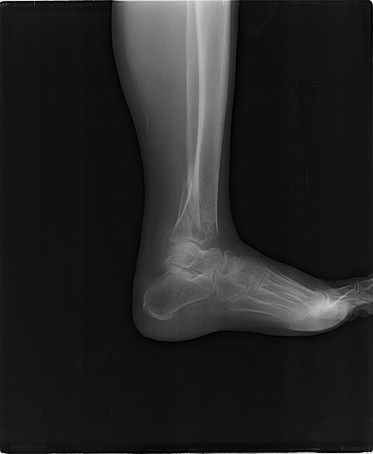
#> input picture multi-agent-single-model/sonnet5/ID001-xray_analysis/images/ID001-xray_original.png, 373 x 454 px, found by its file name
$ python fix_calcaneus_softtissue.py
#> lines starting #> are read from the running program, lines starting #| are printed output that depends on the picture; after the words box and inside, x2 and y2 are one past the last pixel; in counts of white or black regions, pixels touching at a corner belong together
import numpy as np
import cv2
from PIL import Image
import matplotlib.pyplot as plt
import os

INPUT = "/home/ralph/projects/ufsc/pablo-xray-tests-qwen3.6/ID001-xray_analysis/images/ID001-xray_original.png"
OUTDIR = "/home/ralph/projects/ufsc/pablo-xray-tests-qwen3.6/ID001-xray_analysis/images"

img = np.array(Image.open(INPUT).convert("L"))
h, w = img.shape
#> h = 454; w = 373
print(f"Image shape: {img.shape}, range: [{img.min()}, {img.max()}]")
#| Image shape: (454, 373), range: [0, 237]

# The image has bones as bright on dark background
# Find the bounding box of the entire foot (all bone + soft tissue)
bone_mask = (img > 30).astype(np.uint8) * 255
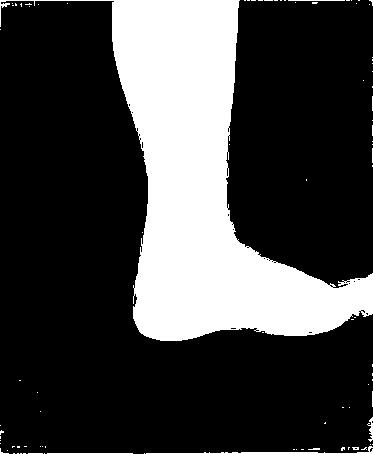
#> bone_mask: shape (454, 373); 25.5% white; 90 white regions (85 under 20 px), largest, box (x1, y1, x2, y2) and area: (0, 0, 373, 341) 42238, (146, 446, 373, 454) 356, (47, 453, 133, 454) 86, (367, 417, 373, 442) 68, (288, 0, 345, 1) 57
num_labels, labels, stats_rect, centroids = cv2.connectedComponentsWithStats(bone_mask, connectivity=8)
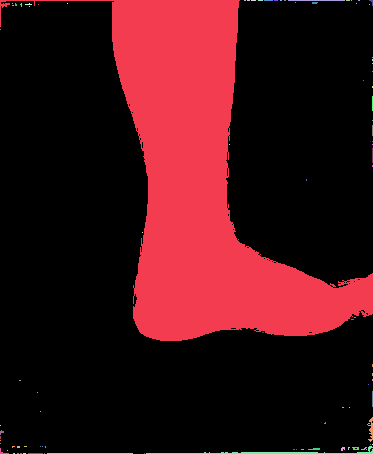
#> labels: shape (454, 373) int32; 91 distinct labels, from 0 to 90; one colour per label, 0 black
#> num_labels = 91; stats_rect = 91 rows, first 6: [0, 0, 373, 454, 126203], [0, 0, 373, 341, 42238], [244, 0, 2, 1, 2], [247, 0, 3, 1, 3], [251, 0, 5, 1, 5], [258, 0, 5, 1, 5]; centroids = 91 pairs, first value 0 to 372, second value 0 to 453

# Find largest component (the foot)
largest = max(range(1, num_labels), key=lambda i: stats_rect[i, cv2.CC_STAT_AREA])
#> largest = 1
lx, ly, lw, lh, larea = stats_rect[largest]
#> lx = 0; ly = 0; lw = 373; lh = 341; larea = 42238
print(f"Largest component: ({lx}, {ly}), size {lw}x{lh}, area {larea}")
#| Largest component: (0, 0), size 373x341, area 42238

# ============================================================
# ANALYSIS 6 (FIXED): Böhler's Angle and Gissane's Angle
# ============================================================
# The calcaneus is the largest tarsal bone in the posterior foot (bottom-left of foot)
# Since bones are connected, we need to identify the calcaneal region by anatomy
# Calcaneus occupies approximately the lower-left quarter of the foot bounding box

# Create a calcaneal search region: bottom-left portion of the foot
calc_search_x1 = max(0, lx - 20)
#> calc_search_x1 = 0
calc_search_y1 = max(0, ly + int(lh * 0.15))
#> calc_search_y1 = 51
calc_search_x2 = lx + int(lw * 0.45)
#> calc_search_x2 = 167
calc_search_y2 = min(h, ly + int(lh * 0.85))
#> calc_search_y2 = 289

calc_search = img[calc_search_y1:calc_search_y2, calc_search_x1:calc_search_x2]

# Find the superior surface of the calcaneus in this region
# The calcaneus superior surface forms an arch-like curve
# Böhler's angle needs 3 points:
# P1: posterior-superior angle (back top of calcaneus)
# P2: highest point of posterior facet (apex)
# P3: anterior-superior angle (front top of calcaneus)

# Trace the superior border of the bright bone region in the calcaneal search area
bone_in_search = calc_search > 60
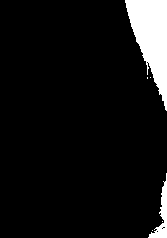
#> bone_in_search: shape (238, 167) bool; 7.5% white; 6 white regions (4 under 20 px), largest, box (x1, y1, x2, y2) and area: (125, 0, 167, 111) 2552, (148, 173, 167, 238) 409
superior_border = []
for x in range(calc_search.shape[1]):
    col_indices = np.where(bone_in_search[:, x])[0]
    if len(col_indices) > 5:
        superior_border.append((x, col_indices[0]))
#> after the loop, superior_border = 41 pairs, first value 126 to 166, second value 0 to 0

if len(superior_border) > 10:
    superior_border = np.array(superior_border)
    sup_x = superior_border[:, 0]
#> sup_x = 41 values from 126 to 166
    sup_y = superior_border[:, 1]
#> sup_y = 41 values from 0 to 0

    # P1: posterior-superior angle = leftmost point of superior border
    p1_local = (sup_x[0], sup_y[0])
#> p1_local = (126, 0)

    # P2: highest point = minimum y value
    p2_idx = np.argmin(sup_y)
#> p2_idx = 0
    p2_local = (sup_x[p2_idx], sup_y[p2_idx])
#> p2_local = (126, 0)

    # P3: anterior-superior angle = rightmost point of superior border
    p3_local = (sup_x[-1], sup_y[-1])
#> p3_local = (166, 0)

    # Convert to global coordinates
    p1_global = (calc_search_x1 + p1_local[0], calc_search_y1 + p1_local[1])
#> p1_global = (126, 51)
    p2_global = (calc_search_x1 + p2_local[0], calc_search_y1 + p2_local[1])
#> p2_global = (126, 51)
    p3_global = (calc_search_x1 + p3_local[0], calc_search_y1 + p3_local[1])
#> p3_global = (166, 51)

    # Calculate Böhler's angle
    v1 = np.array([p1_global[0] - p2_global[0], p1_global[1] - p2_global[1]])
#> v1 = [0, 0]
    v2 = np.array([p3_global[0] - p2_global[0], p3_global[1] - p2_global[1]])
#> v2 = [40, 0]
    cos_angle = np.dot(v1, v2) / (np.linalg.norm(v1) * np.linalg.norm(v2) + 1e-10)
#> cos_angle = 0
    boehler_angle = np.degrees(np.arccos(np.clip(cos_angle, -1, 1)))
#> boehler_angle = 90

    # Gissane's angle: anterior calcaneal angle
    # Formed by the line from anterior superior angle along anterior facet
    # and the line from anterior superior angle along posterior superior surface
    # Need a 4th point: anterior facet direction
    anterior_facet_x = p3_local[0] - 10
#> anterior_facet_x = 156
    facet_col = bone_in_search[:, anterior_facet_x]
    facet_indices = np.where(facet_col)[0]
#> facet_indices = 95 values from 0 to 237
    if len(facet_indices) > 0:
        p4_local = (anterior_facet_x, facet_indices[0])
#> p4_local = (156, 0)
        p4_global = (calc_search_x1 + p4_local[0], calc_search_y1 + p4_local[1])
#> p4_global = (156, 51)

        v3 = np.array([p3_global[0] - p4_global[0], p3_global[1] - p4_global[1]])
#> v3 = [10, 0]
        v4 = np.array([p3_global[0] - p1_global[0], p3_global[1] - p1_global[1]])
#> v4 = [40, 0]
        cos_gissane = np.dot(v3, v4) / (np.linalg.norm(v3) * np.linalg.norm(v4) + 1e-10)
#> cos_gissane = 1
        gissane_angle = np.degrees(np.arccos(np.clip(cos_gissane, -1, 1)))
#> gissane_angle = 4.05e-05
    else:
        gissane_angle = None

    print(f"Böhler's angle: {boehler_angle:.1f}° (normal: 20-40°)")
#| Böhler's angle: 90.0° (normal: 20-40°)
    print(f"Gissane's angle: {gissane_angle:.1f}° (normal: 120-145°)" if gissane_angle else "Gissane's angle: could not compute")
#| Gissane's angle: 0.0° (normal: 120-145°)
else:
    boehler_angle = None
    gissane_angle = None
    print("Could not trace calcaneal superior border")

# Visualization
fig, axes = plt.subplots(1, 2, figsize=(14, 8))
axes[0].imshow(img, cmap="gray")
axes[0].set_title(f"Original - Foot Bounding Box\nbbox=({lx}, {ly}), {lw}x{lh}")
axes[0].add_patch(plt.Rectangle((lx, ly), lw, lh, fill=False, edgecolor='green', linewidth=2))
axes[0].add_patch(plt.Rectangle((calc_search_x1, calc_search_y1), calc_search_x2-calc_search_x1, calc_search_y2-calc_search_y1, fill=False, edgecolor='yellow', linewidth=2, label='Calcaneal search region'))

if boehler_angle is not None:
    axes[0].plot(p1_global[0], p1_global[1], 'go', markersize=12, label='P1: Post-Sup Angle')
    axes[0].plot(p2_global[0], p2_global[1], 'ro', markersize=12, label='P2: Facet Apex')
    axes[0].plot(p3_global[0], p3_global[1], 'bo', markersize=12, label='P3: Ant-Sup Angle')
    axes[0].plot([p1_global[0], p2_global[0]], [p1_global[1], p2_global[1]], 'g-', linewidth=2)
    axes[0].plot([p2_global[0], p3_global[0]], [p2_global[1], p3_global[1]], 'b-', linewidth=2)
    if gissane_angle:
        axes[0].plot(p4_global[0], p4_global[1], 'mo', markersize=12, label='P4: Ant Facet')
        axes[0].plot([p4_global[0], p3_global[0]], [p4_global[1], p3_global[1]], 'm-', linewidth=2)
    axes[0].legend(loc='upper right')

    title = f"Böhler: {boehler_angle:.1f}°"
#> title = 'Böhler: 90.0°'
    if gissane_angle:
        title += f", Gissane: {gissane_angle:.1f}°"
#> title = 'Böhler: 90.0°, Gissane: 0.0°'
    axes[0].set_title(title + "\n(normal Böhler: 20-40°, Gissane: 120-145°)")

axes[1].imshow(calc_search, cmap="gray")
axes[1].set_title(f"Calcaneal Search Region ({calc_search.shape[1]}x{calc_search.shape[0]})")
if len(superior_border) > 10:
    axes[1].plot(sup_x, sup_y, 'r-', linewidth=1.5)
    axes[1].plot(p1_local[0], p1_local[1], 'go', markersize=10)
    axes[1].plot(p2_local[0], p2_local[1], 'ro', markersize=10)
    axes[1].plot(p3_local[0], p3_local[1], 'bo', markersize=10)
for ax in axes:
    ax.axis("off")
plt.tight_layout()
plt.savefig(os.path.join(OUTDIR, "06_calcaneal_angles.png"), dpi=150, bbox_inches="tight")
plt.close()
print("06_calcaneal_angles.png saved")

# ============================================================
# ANALYSIS 9 (FIXED): Soft Tissue Thickness Profiling
# ============================================================
# The soft tissue boundary is where intensity transitions from bone/soft-tissue to background
# Background is near-black (< 10). Soft tissue is > 10 but < bone threshold.
# We need to find the outer contour of the visible anatomy (including soft tissue).

soft_mask = img > 15
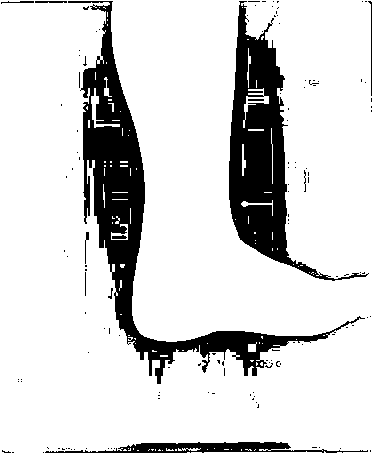
#> soft_mask: shape (454, 373) bool; 83.9% white; 132 black regions (120 under 20 px), largest, box (x1, y1, x2, y2) and area: (68, 1, 365, 384) 14031, (229, 1, 369, 281) 10731, (45, 442, 368, 453) 1704
dorsal_y = []
plantar_y = []
positions = []
for x in range(w):
    col_indices = np.where(soft_mask[:, x])[0]
    if len(col_indices) > 5:
        dorsal_y.append(col_indices[0])
        plantar_y.append(col_indices[-1])
        positions.append(x)
#> after the loop, dorsal_y = 373 values from 0 to 0; plantar_y = 373 values from 453 to 453; positions = 373 values from 0 to 372

positions = np.array(positions)
dorsal_y = np.array(dorsal_y)
plantar_y = np.array(plantar_y)
thickness = plantar_y - dorsal_y
#> thickness = 373 values from 453 to 453

print(f"\nSoft tissue profile: {len(positions)} points")
#| Soft tissue profile: 373 points
print(f"  Dorsal range: {dorsal_y.min()}-{dorsal_y.max()}")
#|   Dorsal range: 0-0
print(f"  Plantar range: {plantar_y.min()}-{plantar_y.max()}")
#|   Plantar range: 453-453
print(f"  Thickness range: {thickness.min()}-{thickness.max()} px")
#|   Thickness range: 453-453 px
print(f"  Mean thickness: {thickness.mean():.0f} px")
#|   Mean thickness: 453 px

# Key measurement points
mid_idx = len(positions) // 2
#> mid_idx = 186
third_idx = len(positions) // 3
#> third_idx = 124
two_third_idx = 2 * len(positions) // 3
#> two_third_idx = 248

if len(thickness) > 10:
    print(f"  Thickness at 1/3: {thickness[third_idx]} px")
#|   Thickness at 1/3: 453 px
    print(f"  Thickness at 1/2: {thickness[mid_idx]} px")
#|   Thickness at 1/2: 453 px
    print(f"  Thickness at 2/3: {thickness[two_third_idx]} px")
#|   Thickness at 2/3: 453 px

fig, axes = plt.subplots(2, 1, figsize=(14, 10))
axes[0].imshow(img, cmap="gray")
if len(positions) > 0:
    axes[0].plot(positions, dorsal_y, 'r-', linewidth=1.5, label='Dorsal contour')
    axes[0].plot(positions, plantar_y, 'g-', linewidth=1.5, label='Plantar contour')
    axes[0].axvline(x=positions[third_idx], color='yellow', linestyle='--', alpha=0.5)
    axes[0].axvline(x=positions[mid_idx], color='cyan', linestyle='--', alpha=0.5)
    axes[0].axvline(x=positions[two_third_idx], color='magenta', linestyle='--', alpha=0.5)
    axes[0].legend(loc='upper right')
axes[0].set_title("Soft Tissue Contour Extraction")
axes[0].axis("off")

if len(thickness) > 0:
    axes[1].plot(positions, thickness, 'b-', linewidth=1.5)
    axes[1].set_xlabel("Horizontal Position (pixels)")
    axes[1].set_ylabel("Soft Tissue Thickness (pixels)")
    axes[1].set_title("Soft Tissue Thickness Profile")
    axes[1].axvline(x=positions[third_idx], color='yellow', linestyle='--', alpha=0.5, label='Hindfoot region')
    axes[1].axvline(x=positions[mid_idx], color='cyan', linestyle='--', alpha=0.5, label='Midfoot region')
    axes[1].axvline(x=positions[two_third_idx], color='magenta', linestyle='--', alpha=0.5, label='Forefoot region')
    axes[1].annotate(f"{thickness[third_idx]}px", (positions[third_idx], thickness[third_idx]), textcoords="offset points", xytext=(5, 10))
    axes[1].annotate(f"{thickness[mid_idx]}px", (positions[mid_idx], thickness[mid_idx]), textcoords="offset points", xytext=(5, 10))
    axes[1].annotate(f"{thickness[two_third_idx]}px", (positions[two_third_idx], thickness[two_third_idx]), textcoords="offset points", xytext=(5, 10))
    axes[1].legend(loc='upper right')
plt.tight_layout()
plt.savefig(os.path.join(OUTDIR, "09_soft_tissue_profile.png"), dpi=150, bbox_inches="tight")
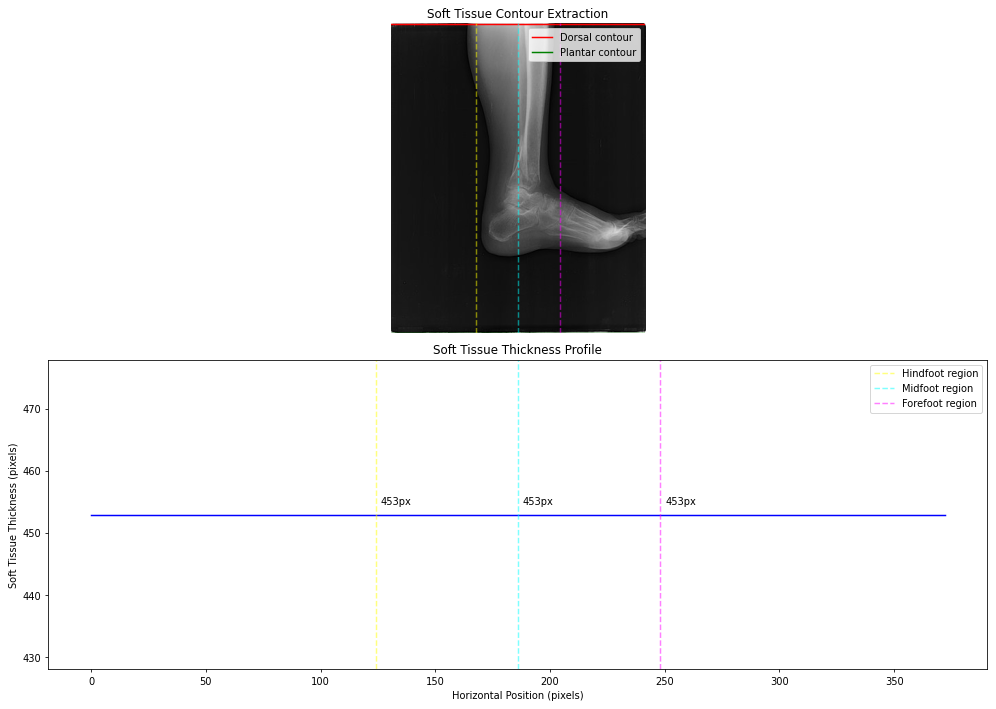
#> figure drawn by matplotlib, 2 panels
plt.close()
print("09_soft_tissue_profile.png saved")

# ============================================================
# ANALYSIS 10 (FIXED): Kager's Fat Pad Triangle
# ============================================================
kager_x1 = lx + int(lw * 0.3)
#> kager_x1 = 111
kager_y1 = ly + int(lh * 0.2)
#> kager_y1 = 68
kager_x2 = lx + int(lw * 0.55)
#> kager_x2 = 205
kager_y2 = ly + int(lh * 0.5)
#> kager_y2 = 170
kager_roi = img[kager_y1:kager_y2, kager_x1:kager_x2]

clahe = cv2.createCLAHE(clipLimit=3.0, tileGridSize=(8, 8))
kager_enhanced = clahe.apply(kager_roi)
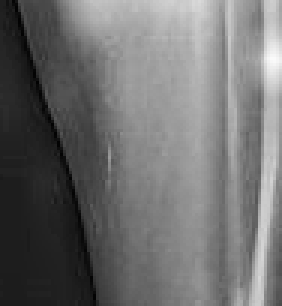
#> kager_enhanced: shape (102, 94) (shown 3 times larger); min 2, max 250, mean 110

fig, axes = plt.subplots(1, 3, figsize=(15, 5))
axes[0].imshow(img, cmap="gray")
axes[0].set_title("Original - Kager's Triangle Region")
axes[0].add_patch(plt.Rectangle((kager_x1, kager_y1), kager_x2-kager_x1, kager_y2-kager_y1, fill=False, edgecolor='yellow', linewidth=2))

axes[1].imshow(kager_roi, cmap="gray")
axes[1].set_title(f"Kager's Triangle ROI ({kager_roi.shape[1]}x{kager_roi.shape[0]})")
axes[1].add_patch(plt.Polygon([(0.05, 0.85), (0.05, 0.15), (0.85, 0.5)], closed=True, fill=False, edgecolor='red', linewidth=2, transform=axes[1].transAxes))

axes[2].imshow(kager_enhanced, cmap="gray")
axes[2].set_title("Kager's Triangle (CLAHE Enhanced)")
axes[2].add_patch(plt.Polygon([(0.05, 0.85), (0.05, 0.15), (0.85, 0.5)], closed=True, fill=False, edgecolor='red', linewidth=2, transform=axes[2].transAxes))
for ax in axes:
    ax.axis("off")
plt.tight_layout()
plt.savefig(os.path.join(OUTDIR, "10_kagers_triangle.png"), dpi=150, bbox_inches="tight")
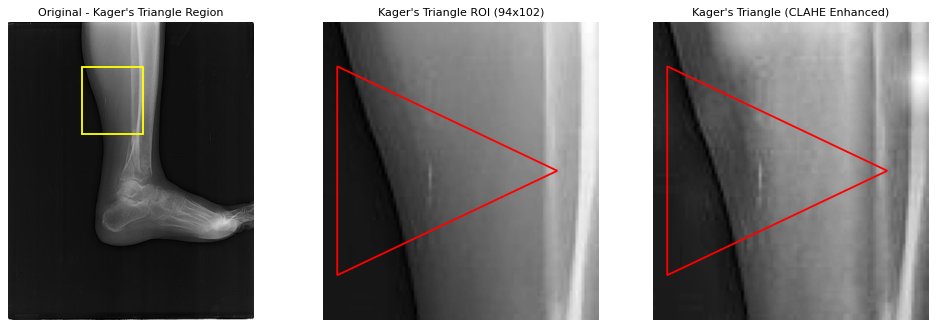
#> figure drawn by matplotlib, 3 panels
plt.close()
print("10_kagers_triangle.png saved")

print("\n=== FIX PIPELINE COMPLETE ===")

$ run again, with multi-agent-single-model/sonnet5/ID001-xray_analysis/images/05_roi_tibial_metaphysis_zoom.png copied over multi-agent-single-model/sonnet5/ID001-xray_analysis/images/ID001-xray_original.png
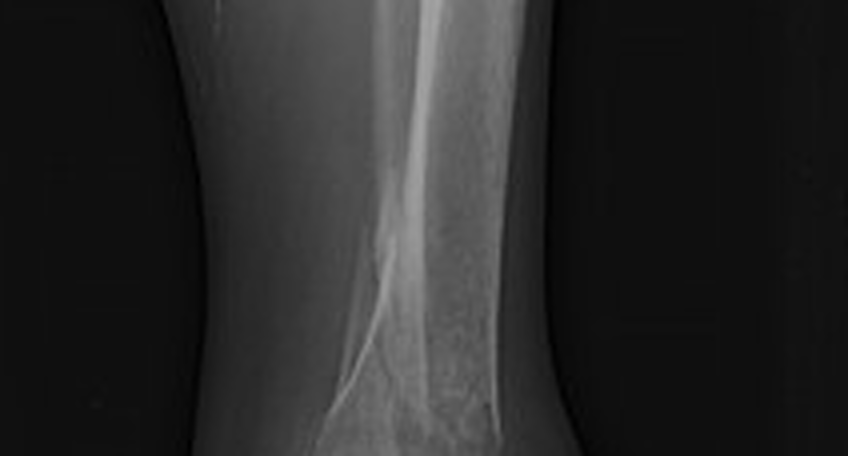
#> input picture multi-agent-single-model/sonnet5/ID001-xray_analysis/images/05_roi_tibial_metaphysis_zoom.png, 848 x 456 px, found by its file name
#> img is the input picture: shape (456, 848); min 0, max 164, mean 39.7
#| Image shape: (456, 848), range: [0, 164]
#> bone_mask: shape (456, 848); 40% white; 9 white regions (5 under 20 px), largest, box (x1, y1, x2, y2) and area: (165, 0, 574, 456) 154552, (540, 326, 545, 344) 62, (540, 300, 542, 313) 22, (198, 435, 201, 446) 22
#> `num_labels, labels, stats_rect, centroids = cv2.connectedComponentsWit..`:
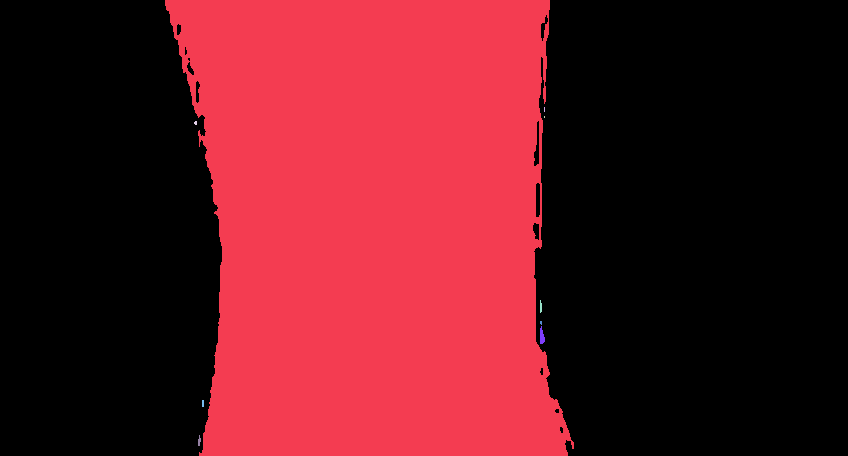
#> labels: shape (456, 848) int32; 10 distinct labels, from 0 to 9; one colour per label, 0 black
#> num_labels = 10; stats_rect = [[0, 0, 848, 456, 231992], [165, 0, 409, 456, 154552], [544, 107, 1, 5, 5], [544, 116, 1, 2, 2], [194, 121, 3, 4, 10], [540, 300, 2, 13, 22], [540, 321, 2, 4, 7], [540, 326, 5, 18, 62], [202, 400, 2, 7, 14], [198, 435, 3, 11, 22]]; centroids = [[456.6, 229.3], [373.9, 224.7], [544, 109], [544, 116.5], [195.2, 122.5], [540.4, 306.4], [540.6, 322.3], [541.5, 336.1], [202.5, 403], [198.9, 440.5]]
#> largest = 1
#> lx = 165; ly = 0; lw = 409; lh = 456; larea = 154552
#| Largest component: (165, 0), size 409x456, area 154552
#> calc_search_x1 = 145
#> calc_search_y1 = 68
#> calc_search_x2 = 349
#> calc_search_y2 = 387
#> bone_in_search: shape (319, 204) bool; 24.8% white; 1 white region, box (x1, y1, x2, y2) and area: (116, 0, 204, 319) 16133
#> after the loop `for x in range(calc_search.shape[1]):`: superior_border = 87 pairs, first value 117 to 203, second value 0 to 7
#> sup_x = 87 values from 117 to 203
#> sup_y = 87 values, max 7 at index 0, min 0 at index 3, mean 0.218
#> p1_local = (117, 7)
#> p2_idx = 3
#> p2_local = (120, 0)
#> p3_local = (203, 0)
#> p1_global = (262, 75)
#> p2_global = (265, 68)
#> p3_global = (348, 68)
#> v1 = [-3, 7]
#> v2 = [83, 0]
#> cos_angle = -0.394
#> boehler_angle = 113.2
#> anterior_facet_x = 193
#> facet_indices = 319 values from 0 to 318
#> p4_local = (193, 0)
#> p4_global = (338, 68)
#> v3 = [10, 0]
#> v4 = [86, -7]
#> cos_gissane = 0.997
#> gissane_angle = 4.65
#| Böhler's angle: 113.2° (normal: 20-40°)
#| Gissane's angle: 4.7° (normal: 120-145°)
#> `title = f"Böhler: {boehler_angle:.1f}°"`: title = 'Böhler: 113.2°'
#> `title += f", Gissane: {gissane_angle:.1f}°"`: title = 'Böhler: 113.2°, Gissane: 4.7°'
#> soft_mask: shape (456, 848) bool; 54.6% white; 16 black regions (7 under 20 px), largest, box (x1, y1, x2, y2) and area: (544, 0, 779, 456) 94297, (0, 0, 208, 456) 80979, (844, 190, 848, 208) 52
#> the loop `for x in range(w):` made 848 passes
#> col_indices on passes 25 to 27: [8, 9, 10, 11, 12, 13, 14, 15, 16, 17, 18, 19], [8, 9, 10, 11, 12, 13, 14, 15, 16, 17, 18, 19], [8, 9, 10, 11, 12, 13, 14, 15, 16, 17, 18, 19]
#> after the loop `for x in range(w):`: dorsal_y = 785 values, max 450 at index 564, min 0 at index 4, mean 40.95; plantar_y = 785 values, max 455 at index 0, min 5 at index 147, mean 394.5; positions = 785 values from 0 to 847
#> thickness = 785 values, max 455 at index 4, min 5 at index 141, mean 353.6
#| Soft tissue profile: 785 points
#|   Dorsal range: 0-450
#|   Plantar range: 5-455
#|   Thickness range: 5-455 px
#|   Mean thickness: 354 px
#> mid_idx = 392
#> third_idx = 261
#> two_third_idx = 523
#|   Thickness at 1/3: 455 px
#|   Thickness at 1/2: 455 px
#|   Thickness at 2/3: 455 px
#> kager_x1 = 287
#> kager_y1 = 91
#> kager_x2 = 389
#> kager_y2 = 228
#> `plt.savefig(os.path.join(OUTDIR, "10_kagers_triangle.png"), dpi=150, b..`:
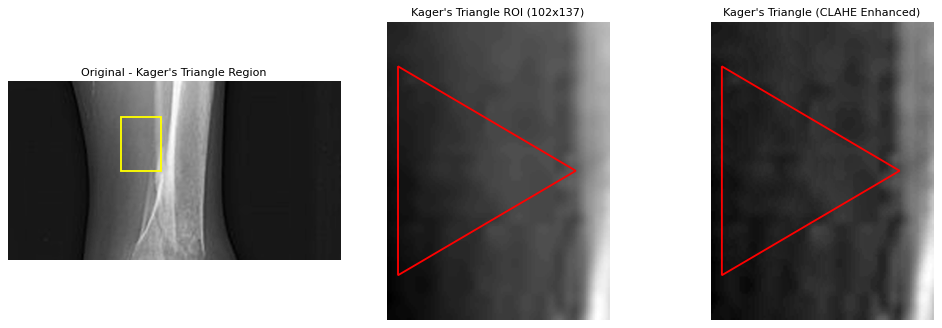
#> figure drawn by matplotlib, 3 panels
